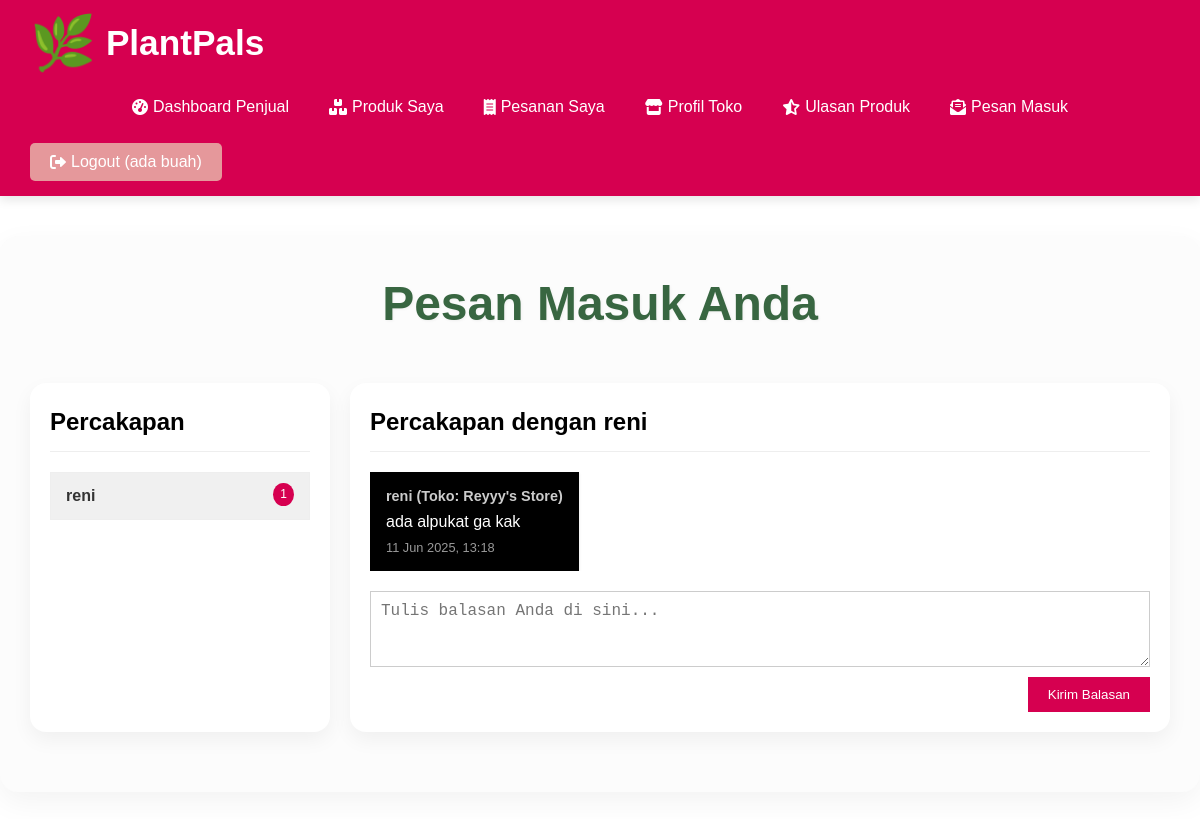
Screenshot of /seller/messages.php?user_id=6 (signed in) with the database file from the repository.
### tables this page shows
CREATE TABLE `users` (
  `id` int(11) NOT NULL,
  `username` varchar(50) NOT NULL,
  `password` varchar(255) NOT NULL,
  `email` varchar(100) DEFAULT NULL,
  `full_name` varchar(100) DEFAULT NULL,
  `phone_number` varchar(20) DEFAULT NULL,
  `address` text DEFAULT NULL,
  `role` enum('buyer','seller','admin') NOT NULL DEFAULT 'buyer',
  `created_at` timestamp NOT NULL DEFAULT current_timestamp()
);

CREATE TABLE `messages` (
  `id` int(11) NOT NULL,
  `sender_id` int(11) NOT NULL,
  `receiver_id` int(11) NOT NULL,
  `store_id` int(11) DEFAULT NULL,
  `subject` varchar(255) DEFAULT NULL,
  `message` text NOT NULL,
  `sent_at` timestamp NOT NULL DEFAULT current_timestamp(),
  `is_read` tinyint(1) DEFAULT 0
);

CREATE TABLE `stores` (
  `id` int(11) NOT NULL,
  `store_id_string` varchar(50) NOT NULL,
  `name` varchar(255) NOT NULL,
  `address` text NOT NULL,
  `phone_number` varchar(20) DEFAULT NULL,
  `email` varchar(100) DEFAULT NULL,
  `seller_user_id` int(11) NOT NULL,
  `created_at` timestamp NOT NULL DEFAULT current_timestamp(),
  `updated_at` timestamp NOT NULL DEFAULT current_timestamp() ON UPDATE current_timestamp(),
  `followers_count` int(11) DEFAULT 0
);

### seller/messages.php (the view, shortened to what this page needs)
<?php
require_once ROOT_PATH . 'config.php';
$seller_id = $_SESSION['id'];
$messages = [];
$selected_conversation_user_id = isset($_GET['user_id']) ? intval($_GET['user_id']) : 0;
$selected_conversation_username = '';
$conversation_users = [];
$sql_conversation_users = "SELECT DISTINCT u.id, u.username
                          FROM messages m
                          JOIN users u ON m.sender_id = u.id
                          WHERE m.receiver_id = ? AND u.role = 'buyer'
                          ORDER BY m.sent_at DESC";
if ($stmt_conv_users = mysqli_prepare($conn, $sql_conversation_users)) {
    mysqli_stmt_bind_param($stmt_conv_users, "i", $seller_id);
    mysqli_stmt_execute($stmt_conv_users);
    $result_conv_users = mysqli_stmt_get_result($stmt_conv_users);
    while ($row_conv_user = mysqli_fetch_assoc($result_conv_users)) {
        $conversation_users[] = $row_conv_user;
    }
} else {
    error_log("Error preparing conversation users fetch: " . mysqli_error($conn));
}
if ($selected_conversation_user_id > 0) {
    $stmt_get_username = mysqli_prepare($conn, "SELECT username FROM users WHERE id = ? AND role = 'buyer'");
    if ($stmt_get_username) {
        mysqli_stmt_bind_param($stmt_get_username, "i", $selected_conversation_user_id);
        mysqli_stmt_execute($stmt_get_username);
        mysqli_stmt_bind_result($stmt_get_username, $uname);
        if (mysqli_stmt_fetch($stmt_get_username)) {
            $selected_conversation_username = htmlspecialchars($uname);
        }
    }
    $sql_conversation_messages = "SELECT m.*, s.username as sender_username, r.username as receiver_username, st.name as related_store_name
                                  FROM messages m
                                  JOIN users s ON m.sender_id = s.id
                                  JOIN users r ON m.receiver_id = r.id
                                  LEFT JOIN stores st ON m.store_id = st.id
                                  WHERE (m.sender_id = ? AND m.receiver_id = ?) OR (m.sender_id = ? AND m.receiver_id = ?)
                                  ORDER BY m.sent_at ASC";
    if ($stmt_conv_messages = mysqli_prepare($conn, $sql_conversation_messages)) {
        mysqli_stmt_bind_param($stmt_conv_messages, "iiii", $selected_conversation_user_id, $seller_id, $seller_id, $selected_conversation_user_id);
        mysqli_stmt_execute($stmt_conv_messages);
        $result_conv_messages = mysqli_stmt_get_result($stmt_conv_messages);
        while ($row_msg = mysqli_fetch_assoc($result_conv_messages)) {
            $messages[] = $row_msg;
        }
    } else {
        error_log("Error preparing conversation messages fetch: " . mysqli_error($conn));
    }
}
?>
<?php require_once ROOT_PATH . 'includes' . DIRECTORY_SEPARATOR . 'header.php'; ?>
    <h1>Pesan Masuk Anda</h1>
    <div class="messages-page-layout" style="display: flex; gap: 20px; margin-top: 20px;">
        <div class="conversation-list-panel card-panel" style="flex-basis: 300px; flex-shrink: 0; max-height: 700px; overflow-y: auto; padding: 20px;">
            <h3 style="font-family: 'Montserrat', sans-serif; font-size: 1.5rem; color: #000; margin-bottom: 20px; border-bottom: 1px solid #eee; padding-bottom: 10px;">Percakapan</h3>
            <?php if (empty($conversation_users)): ?>
                <p style="color: #777;">Belum ada percakapan.</p>
            <?php else: ?>
                <ul style="list-style: none; padding: 0;">
                    <?php foreach ($conversation_users as $user_conv):
                        $unread_count = 0;
                        if ($user_conv['id']) {
                            $temp_conn = mysqli_connect(DB_SERVER, DB_USERNAME, DB_PASSWORD, DB_NAME);
                            $stmt_unread = mysqli_prepare($temp_conn, "SELECT COUNT(id) FROM messages WHERE sender_id = ? AND receiver_id = ? AND is_read = 0");
                            if ($stmt_unread) {
                                mysqli_stmt_bind_param($stmt_unread, "ii", $user_conv['id'], $seller_id);
                                mysqli_stmt_execute($stmt_unread);
                                mysqli_stmt_bind_result($stmt_unread, $count);
                                $unread_count = $count;
                            }
                        }
                    ?>
                        <li style="margin-bottom: 10px;">
                            <a href="messages.php?user_id=<?php echo htmlspecialchars($user_conv['id']); ?>"
                               class="conversation-item"
                               style="display: block; padding: 10px 15px; background-color: <?php echo ($user_conv['id'] == $selected_conversation_user_id) ? '#f0f0f0' : '#fff'; ?>; border: 1px solid #eee; text-decoration: none; color: #333; position: relative;">
                                <strong><?php echo htmlspecialchars($user_conv['username']); ?></strong>
                                <?php if ($unread_count > 0): ?>
                                    <span style="background-color: #D60050; color: white; padding: 2px 7px; font-size: 0.75em; float: right; border-radius: 50%;">
                                        <?php echo $unread_count; ?>
                                    </span>
                                <?php endif; ?>
                            </a>
                        </li>
                    <?php endforeach; ?>
                </ul>
            <?php endif; ?>
        </div>
        <div class="chat-area-panel card-panel" style="flex-grow: 1; display: flex; flex-direction: column; padding: 20px;">
            <?php if ($selected_conversation_user_id > 0): ?>
                <h3 style="font-family: 'Montserrat', sans-serif; font-size: 1.5rem; color: #000; margin-bottom: 20px; border-bottom: 1px solid #eee; padding-bottom: 10px;">Percakapan dengan <?php echo $selected_conversation_username; ?></h3>
                <div class="chat-messages-display" style="flex-grow: 1; overflow-y: auto; padding-right: 10px; margin-bottom: 20px; display: flex; flex-direction: column; gap: 10px;">
                    <?php if (empty($messages)): ?>
                        <p style="text-align: center; color: #777;">Mulai percakapan dengan <?php echo $selected_conversation_username; ?>.</p>
                    <?php else: ?>
                        <?php foreach ($messages as $msg): ?>
                            <div class="chat-message-item <?php echo ($msg['sender_id'] == $seller_id) ? 'sent' : 'received'; ?>" style="padding: 10px 15px; max-width: 70%; border: 1px solid transparent; word-wrap: break-word; position: relative; box-shadow: 0 1px 3px rgba(0,0,0,0.1);">
                                <span class="message-sender" style="font-weight: 600; margin-bottom: 5px; font-size: 0.9em; color: rgba(255,255,255,0.8);">
                                    <?php echo ($msg['sender_id'] == $seller_id) ? 'Anda' : htmlspecialchars($msg['sender_username']); ?>
                                    <?php if ($msg['related_store_name']): ?>
                                        (Toko: <?php echo htmlspecialchars($msg['related_store_name']); ?>)
                                    <?php endif; ?>
                                </span>
                                <p class="message-content" style="font-size: 1rem;"><?php echo nl2br(htmlspecialchars($msg['message'])); ?></p>
                                <span class="message-date" style="font-size: 0.8em; color: rgba(255,255,255,0.6); margin-top: 5px; text-align: right;"><?php echo htmlspecialchars(date('d M Y, H:i', strtotime($msg['sent_at']))); ?></span>
                            </div>
                        <?php endforeach; ?>
                    <?php endif; ?>
                </div>
                <div class="reply-form-container">
                    <form action="messages.php?user_id=<?php echo htmlspecialchars($selected_conversation_user_id); ?>" method="post" style="display: flex; flex-direction: column; gap: 10px;">
                        <textarea name="reply_message" rows="3" placeholder="Tulis balasan Anda di sini..." style="padding: 10px; border: 1px solid #ccc; font-size: 1rem; resize: vertical;"></textarea>
                        <button type="submit" class="btn" style="background-color: #D60050; color: white; padding: 10px 20px; border: none; cursor: pointer; align-self: flex-end;">Kirim Balasan</button>
                    </form>
                </div>
            <?php else: ?>
                <p style="text-align: center; color: #777;">Pilih percakapan dari daftar di sebelah kiri untuk melihat pesan.</p>
            <?php endif; ?>
        </div>
    </div>
<?php require_once ROOT_PATH . 'includes' . DIRECTORY_SEPARATOR . 'footer.php'; ?>

### CSS/main_styles.css (style rules this page uses)
* { box-sizing: border-box; margin: 0; padding: 0; }
body { font-family: 'Poppins', sans-serif; line-height: 1.6; background: linear-gradient(to right, #FFFF); color: #333; min-height: 100vh; display: flex; flex-direction: column; }
h1, h2, h3, h4, h5, h6, .section-heading, .section-sub-title { font-family: 'Montserrat', sans-serif; }
a { color: #D60050; text-decoration: none; transition: color 0.3s ease; }
.card-panel { background: #fff; padding: 30px; border-radius: 12px; box-shadow: 0 5px 15px rgba(0,0,0,0.1); }

### CSS/admin_seller_styles.css (style rules this page uses)
.main-content h1 { font-size: 3rem; margin-bottom: 40px; text-align: center; color: #386641; font-weight: 700; text-shadow: 1px 1px 3px rgba(0,0,0,0.05); }
.card-panel { background: #ffffff; border-radius: 16px; box-shadow: 0 8px 20px rgba(0,0,0,0.05); padding: 30px; margin-bottom: 40px; }
@media (max-width: 1200px) { h1 { font-size: 2.5rem; margin-bottom: 30px; } }
@media (max-width: 1200px) { .card-panel { padding: 25px; margin-bottom: 30px; } }

### seller/messages.php (style rules this page uses)
.chat-message-item.received { background-color: #000000; color: white; align-self: flex-start; border-color: #000000; margin-right: auto; margin-left: 0; max-width: 70%; padding: 10px 15px; position: relative; box-shadow: 0 1px 3px rgba(0,0,0,0.1); }
.chat-message-item.received::before { content: ''; position: absolute; top: 10px; right: 100%; border: 10px solid transparent; border-right-color: #000000; }
.message-sender { font-weight: 600; margin-bottom: 5px; font-size: 0.9em; color: rgba(255,255,255,0.8); }
.message-date { font-size: 0.8em; color: rgba(255,255,255,0.6); margin-top: 5px; text-align: right; }
.chat-messages-display { flex-grow: 1; overflow-y: auto; padding-right: 10px; margin-bottom: 20px; display: flex; flex-direction: column; gap: 10px; }

### rows the page displays
users: username "reni", unread_count "1"
messages: sender.username "reni", store.name "Reyyy's Store", message "ada alpukat ga kak", sent_at "11 Jun 2025, 13:18"

### other values shown
$current_username "ada buah"
$selected_conversation_username "reni"
